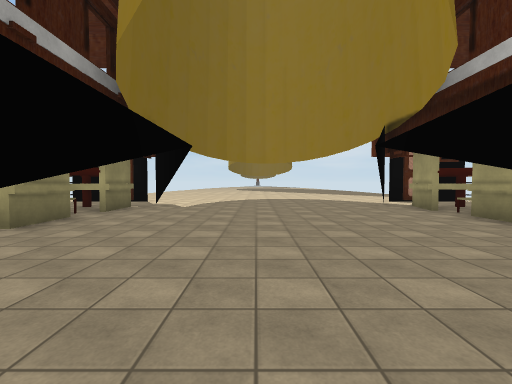
[1] (above)

19 first-person views from a walk through a 3-D level made in the Unity game engine. The camera is 1.5 m above the floor, tilts 2° down and sees 90° across. The floor is counted in squares, 2 m on a side. Each view is taken from the middle of a square. On the plan, view 1 faces up. The plan holds only what a view shows up to about 9 squares ahead; the rest is blank. The place goes on beyond the plan. The player is left out. Some surface patterns are stand-ins.

[2]
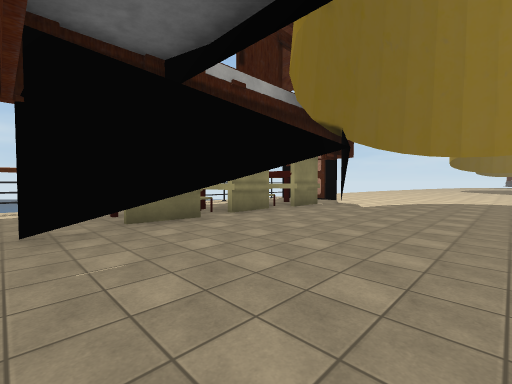

[3]
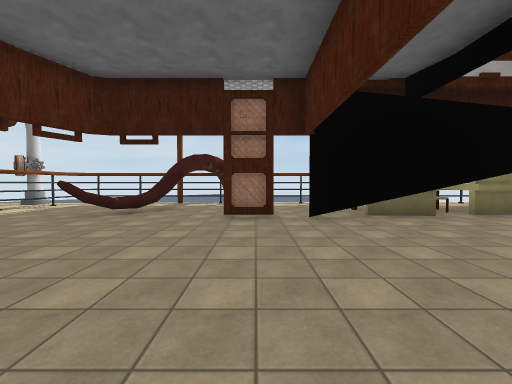

[4]
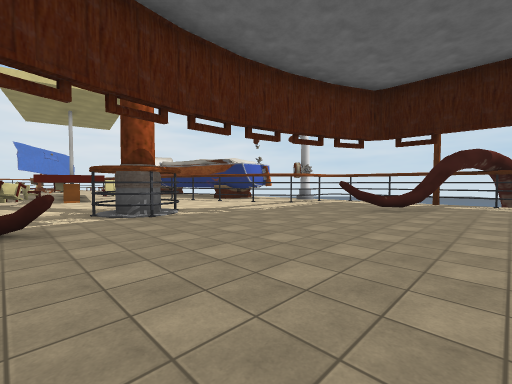

[5]
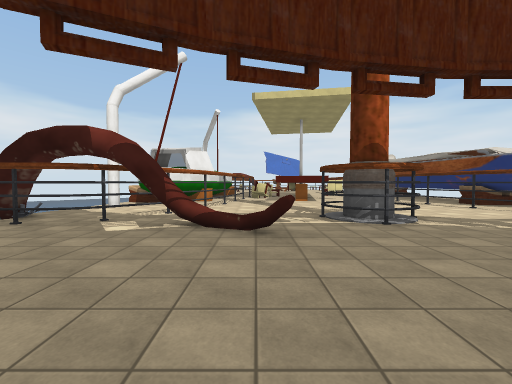

[6]
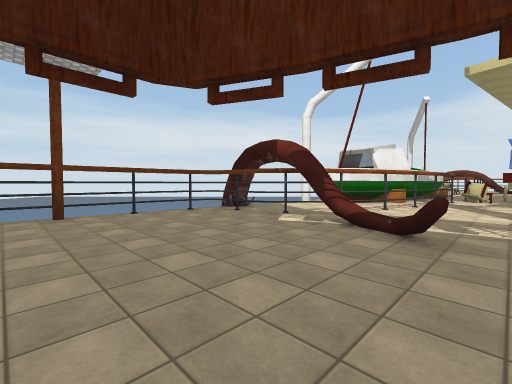

[7]
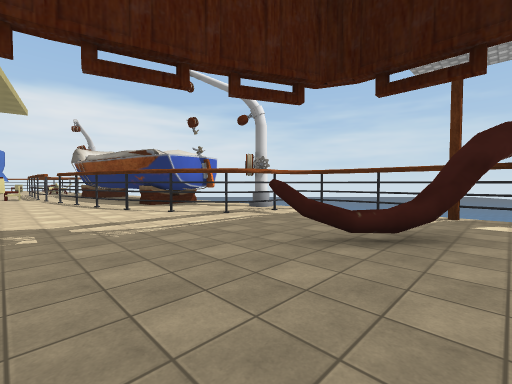

[8]
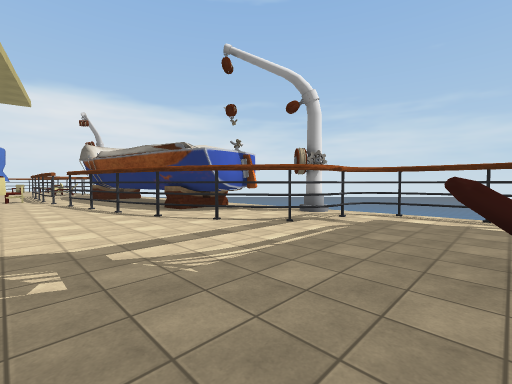

[9]
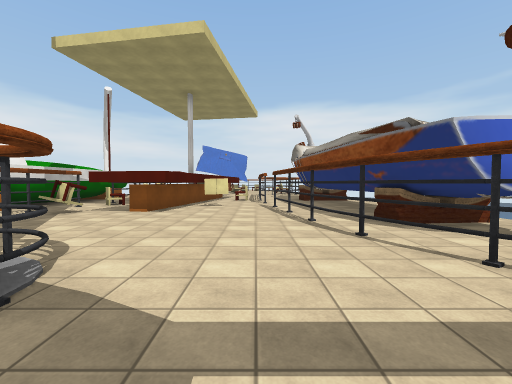

[10]
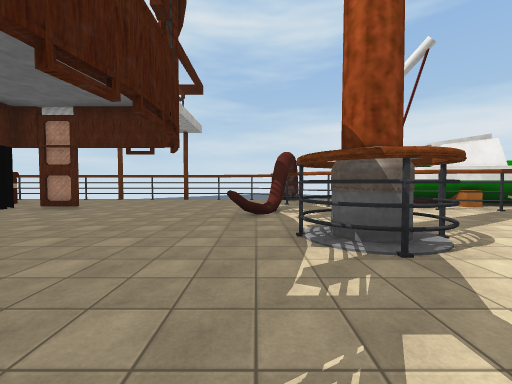

[11]
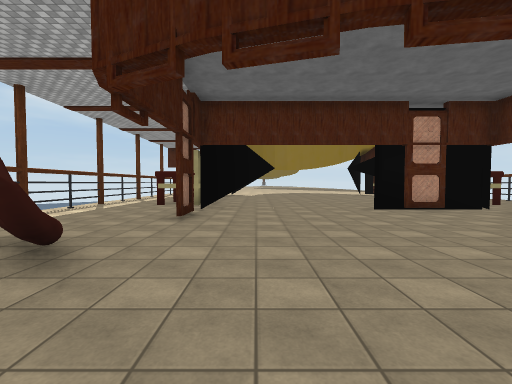

[12]
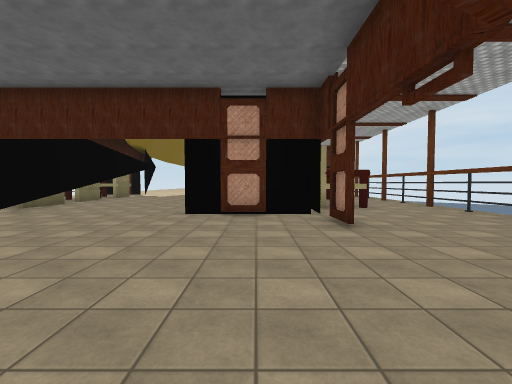

[13]
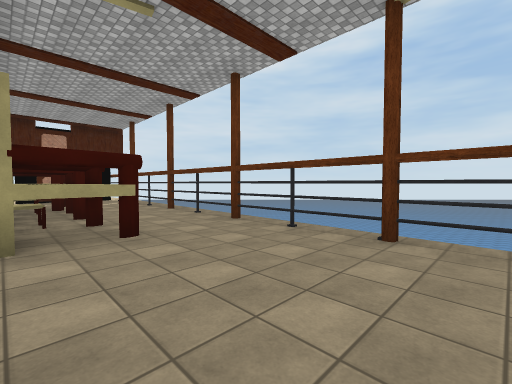

[14]
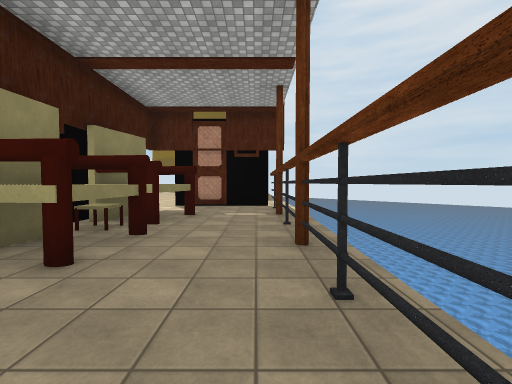

[15]
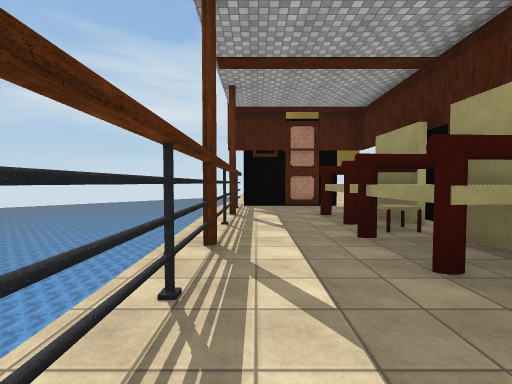

[16]
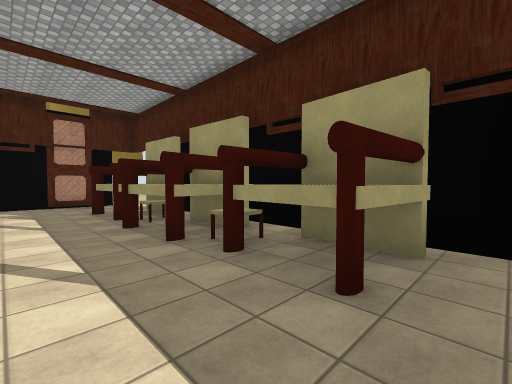

[17]
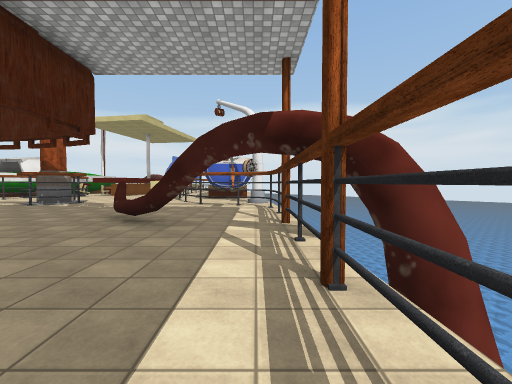

[18]
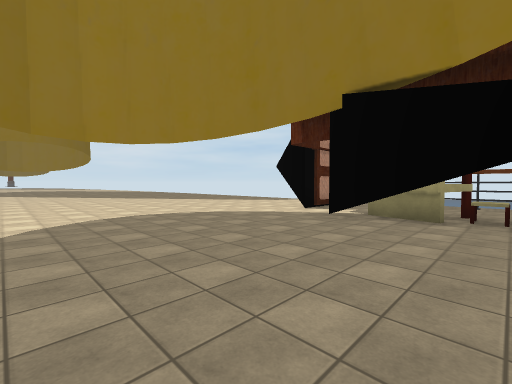

[19]
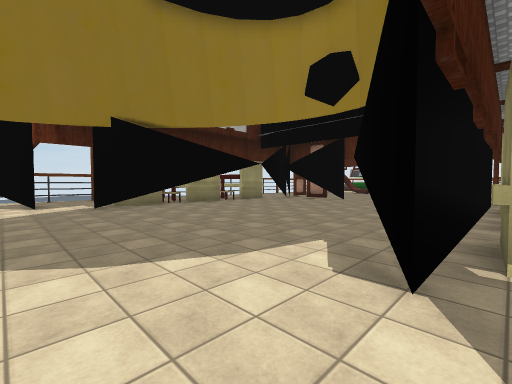

### Floor plan
Key: @ floor where view 1 was taken; # wall or solid block; . main floor; : floor 0.75 m higher than the main floor; v drop or lower ground; C chair; T table; R crane; P pole; W white capsule; O other object.
Columns run from 9 left of view 1 to 9 right of it. Each row starts with its distance up from view 1.
 11     O..........O Ov
 10  O ##..........###O
  9  v... ........ ...v
  8   ..CC ......#CC..
  7  O..CC  ....##CC..O
  6  v..TC  ....  T...v
  5   ..CC: .... :CC..
  4  P..TC: .... :T...P
  3  v..TC##....  TC..v
  2   ..CC#....OO CC..
  1  O....#....O  ....P
  0  v.......@.###....v
 -1 vP...#........#..OO
 -2 #P................
 -3  v.#..............v
 -4   ..#.............
 -5  O...#............O
 -6  O................O
 -7  vO.........##...Ov
 -8  vOOO....OO..##OOOv
 -9   R.OO...OO...OO O
-10    ##O........O...
-11    ###O......O.  W
-12   ####O......O ##W
-13     ##O.....CO##
-14     ##O..###CO##
-15     ##O.C## OO#

Positions as (right, up) in squares from view 1, and headings:
1: (0, 0), facing up
2: (1, 0), facing up-left
3: (2, -1), facing left
4: (3, -2), facing down-left
5: (3, -3), facing down
6: (2, -3), facing down-right
7: (-1, -3), facing down-left
8: (-1, -5), facing down-left
9: (-2, -7), facing down
10: (-3, -7), facing right
11: (-2, -7), facing up
12: (3, -6), facing up
13: (5, -2), facing up-right
14: (8, 2), facing up
15: (-7, 2), facing up
16: (-7, 1), facing up-right
17: (-7, 1), facing down
18: (-1, 6), facing up-right
19: (-4, 11), facing down-right
